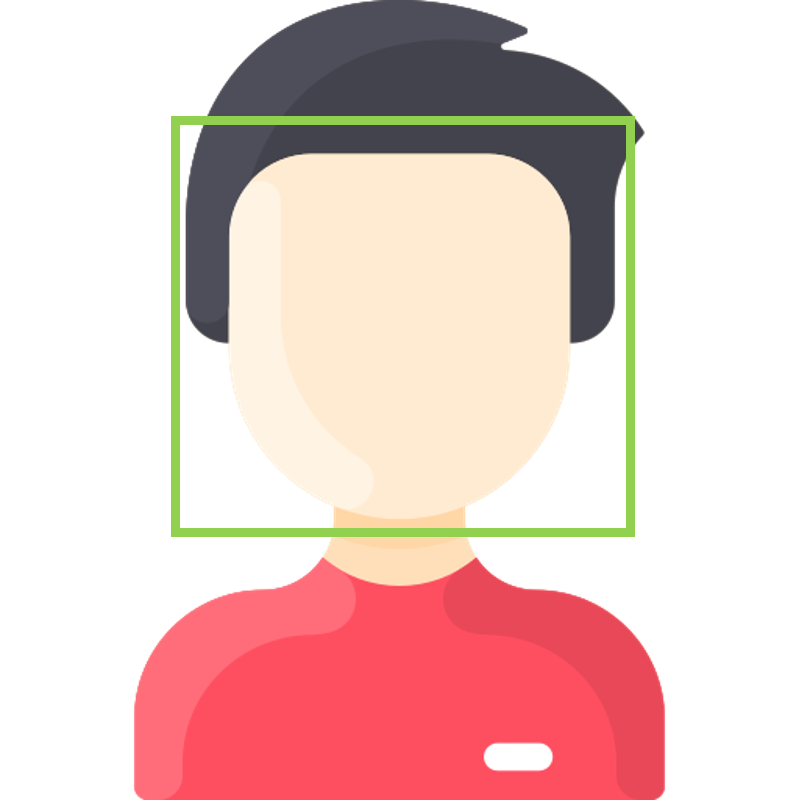
#> input picture Resources/cascade.png, 799 x 800 px, given as the content of the folder database, which was not available
$ python -i training.py   (imports and definitions only)
#> lines starting #> are read from the running program, lines starting #| are printed output that depends on the picture
#Modules Required
import cv2
import numpy as np
from PIL import Image
import os

#Database Declaration
#Credits for Cascade: https://github.com/opencv/opencv
path = 'database'
face_recognizer = cv2.face.LBPHFaceRecognizer_create()
detector = cv2.CascadeClassifier("resources/haarcascade_frontalface_default.xml")

#Image Extractions
def getImagesAndLabels(path):
#> called with path = 'database'
    imagePaths = [os.path.join(path,f) for f in os.listdir(path)]
    faceSamples=[]
    ids = []

    for imagePath in imagePaths:
        PIL_img = Image.open(imagePath).convert('L')
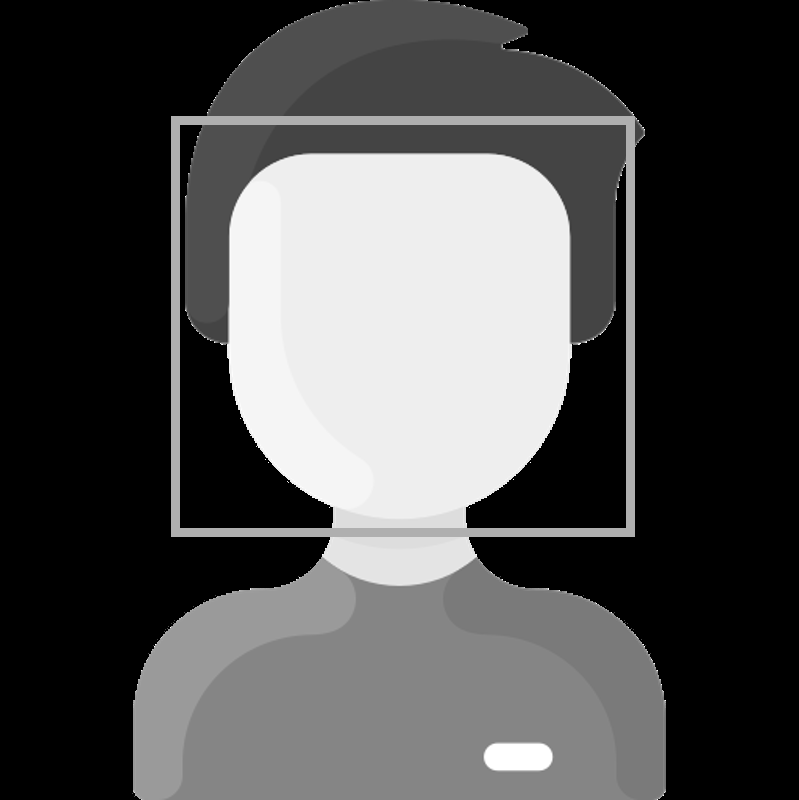
#> PIL_img: PIL image 799x800 L; min 0, max 255, mean 79
        img_numpy = np.array(PIL_img,'uint8')

        id = int(os.path.split(imagePath)[1].split(".")[1])
        faces = detector.detectMultiScale(img_numpy)

        for (x,y,w,h) in faces:
            faceSamples.append(img_numpy[y:y+h,x:x+w])
            ids.append(id)

    return faceSamples,ids

#Training the model
# [1 line not run here, left out]
# [1 line that did not run here, left out]
# [4 lines not run here, left out]

>>> result = getImagesAndLabels('../Resources/cascade.png')
#> (the run stopped early here; a loop or call above may not have finished)

$ run again, on Resources/databse.png
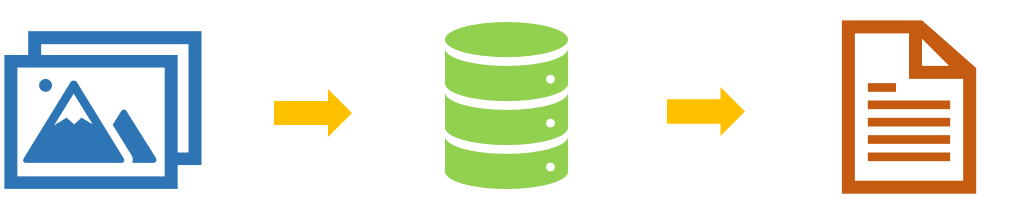
#> input picture Resources/databse.png, 1013 x 211 px, given as the content of the folder database, which was not available
#> in getImagesAndLabels, `PIL_img = Image.open(imagePath).convert('L')`:
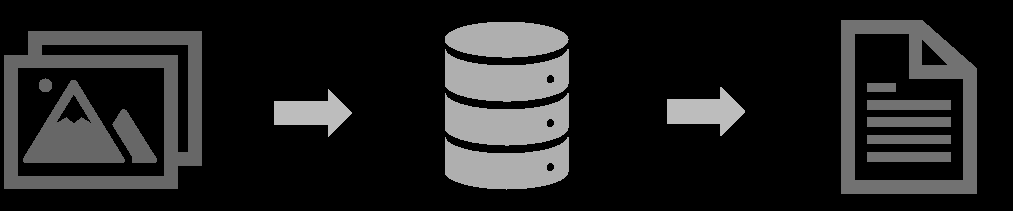
#> PIL_img: PIL image 1013x211 L; min 0, max 190, mean 32.2

$ run again, on Resources/recognition.png
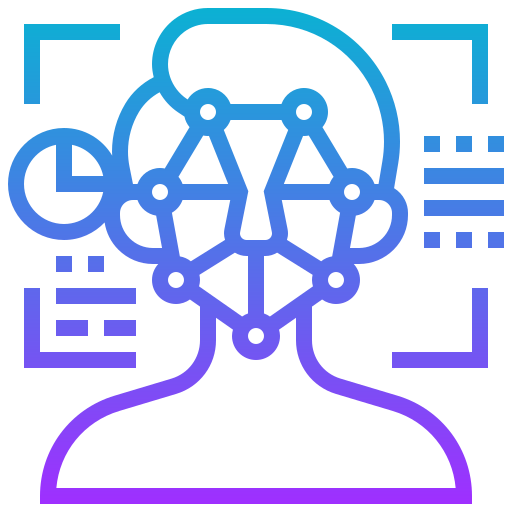
#> input picture Resources/recognition.png, 512 x 512 px, given as the content of the folder database, which was not available
#> in getImagesAndLabels, `PIL_img = Image.open(imagePath).convert('L')`:
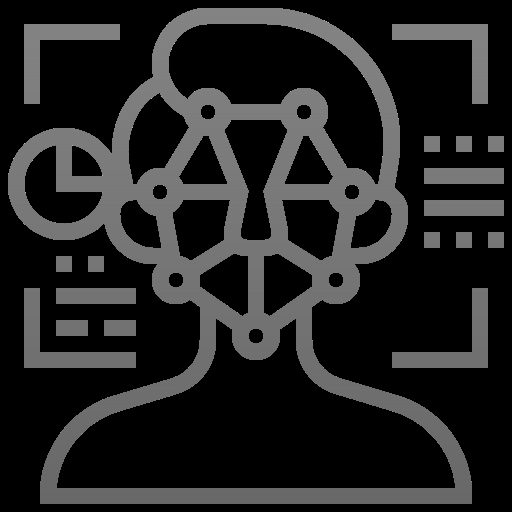
#> PIL_img: PIL image 512x512 L; min 0, max 179, mean 35.3
